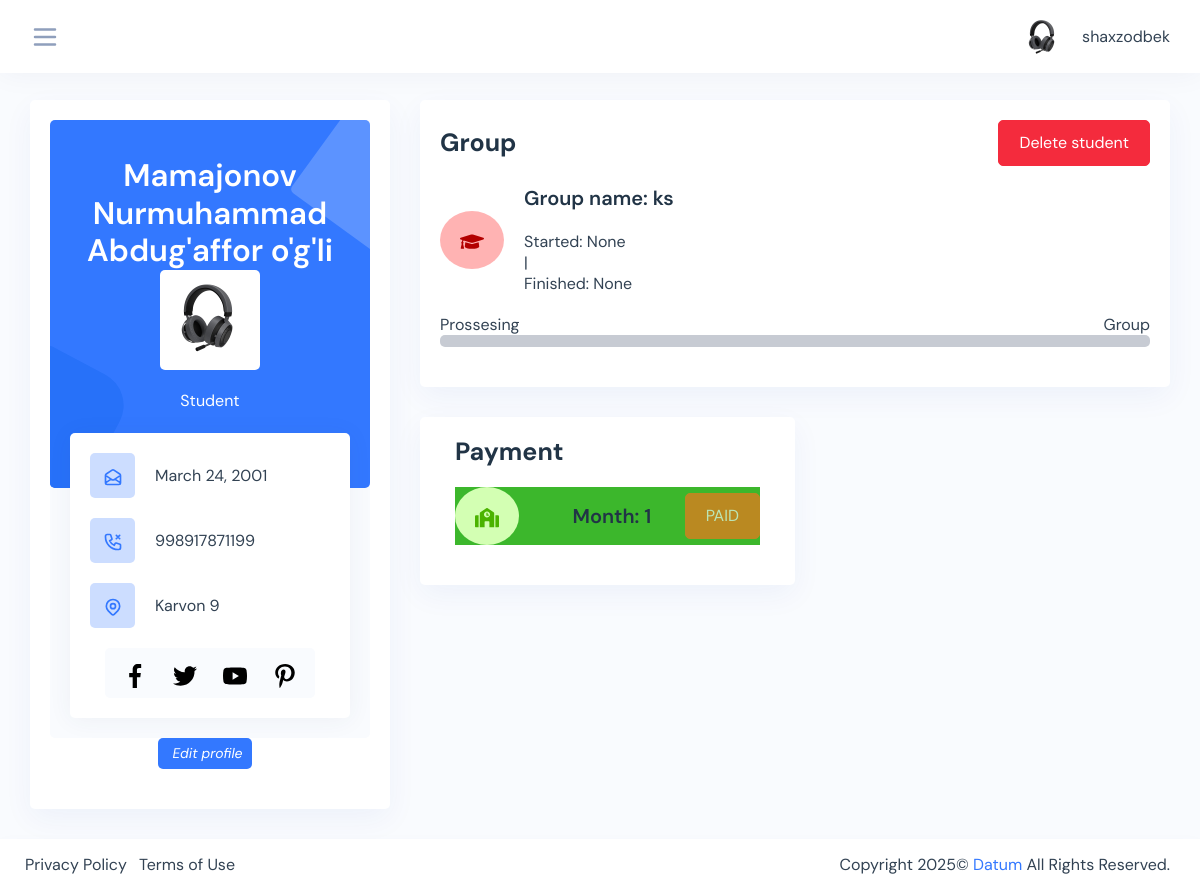
The page /students/student-profile/12/ (signed in) on the database its author committed.
### students/models.py (models this page shows, shortened)
class Student(models.Model):
    CHOISES = (
        ('8:00 - 10:00', '8:00 - 10:00'),
        ('10:00 - 12:00', '10:00 - 12:00'),
        ('12:00 - 14:00', '12:00 - 14:00'),
        ('14:00 - 16:00', '14:00 - 16:00'),
        ('16:00 - 18:00', '16:00 - 18:00'),
    )
    name = models.CharField(max_length=200, blank=True, null=True, verbose_name='Ismi familiya *')
    course = models.ForeignKey(Course, on_delete=models.SET_NULL, blank=True, null=True, verbose_name='Kurs *')
    group = models.ForeignKey(Group, on_delete=models.SET_NULL, blank=True, null=True)
    student_time = models.CharField(max_length=200, choices=CHOISES, blank=True, null=True, verbose_name='Vaqt *')
    passport = models.ImageField(upload_to='passports/', blank=True, null=True, verbose_name='Passpost/metrka')
    address = models.CharField(max_length=200, blank=True, null=True)
    phone = models.IntegerField(default=998, blank=True, null=True, verbose_name='Telefon *')
    birthday = models.DateField(blank=True, null=True, verbose_name='Birthday: 0000-00-00')
    finish = models.BooleanField(default=False, blank=True, null=True)
    id = models.BigAutoField(auto_created=True, primary_key=True, serialize=False, verbose_name='ID')
    created = models.DateTimeField(auto_now_add=True)

class Payment(models.Model):
    student = models.ForeignKey(Student, on_delete=models.CASCADE, blank=True, null=True)
    group = models.ForeignKey(Group, on_delete=models.SET_NULL, blank=True, null=True)
    amount = models.IntegerField(default=0, blank=True, null=True)
    month = models.CharField(max_length=100, blank=True, null=True)
    sale = models.IntegerField(default=0, blank=True, null=True)
    payment_check = models.ImageField(upload_to='payment_cheks/', blank=True, null=True, default=None)
    comment = models.TextField(blank=True, null=True)
    complete = models.BooleanField(default=False, blank=True, null=True)
    id = models.UUIDField(default=uuid.uuid4, primary_key=True, unique=True, editable=False)
    created = models.DateTimeField(auto_now_add=True)
    updated = models.DateTimeField(auto_now=True)
    class Meta:
        ordering = ['month']

### courses/models.py (models this page shows, shortened)
class Group(models.Model):
    CHOISES = (
        ('8:00 - 10:00', '8:00 - 10:00'),
        ('10:00 - 12:00', '10:00 - 12:00'),
        ('12:00 - 14:00', '12:00 - 14:00'),
        ('14:00 - 16:00', '14:00 - 16:00'),
        ('16:00 - 18:00', '16:00 - 18:00'),
    )
    name = models.CharField(max_length=200, blank=True, null=True, unique=True)
    course = models.ForeignKey(Course, on_delete=models.CASCADE, blank=True, null=True)
    room = models.ForeignKey(Room, on_delete=models.CASCADE, blank=True, null=True)
    teacher = models.ForeignKey(Teacher, on_delete=models.CASCADE, blank=True, null=True)
    amount = models.IntegerField(default=200000, blank=True, null=True)
    complete = models.BooleanField(default=False, blank=True, null=True)
    continuity = models.IntegerField(default=1, blank=True, null=True)
    start = models.DateField(auto_created=True, blank=True, null=True)
    finish = models.DateField(auto_created=True, blank=True, null=True)
    room_time = models.CharField(choices=CHOISES, max_length=100,  blank=True, null=True)
    id = models.UUIDField(default=uuid.uuid4, editable=False, primary_key=True, unique=True)
    created = models.DateTimeField(auto_now_add=True)
    updated = models.DateTimeField(auto_now=True)
    def __str__(self):
        return self.name

### students/views.py (the view)
# urls.py: path('student-profile/<str:pk>/', student_profile, name='student_profile'),
@login_required(login_url='login')
def student_profile(request, pk):
    student = Student.objects.get(id=pk)
    groups = student.group
    context = {
        'student': student,
        'groups': groups
    }
    return render(request, 'student-profile.html', context)

### students/templates/student-profile.html (shortened to what this page needs)
{% extends 'base.html' %}
{% load static %}
{% block content %}
<div class="content-page">
    <div class="container-fluid">
        <div class="row">
            <div class="col-lg-4">
                <div class="card card-block p-card">
                    <div class="profile-box">
                        <div class="profile-card rounded">
                            <h3 class="font-600 text-white text-center mb-0">{{student.name}}</h3>
                            <img src="{% static 'assets/images/user/1.jpg' %}" alt="profile-bg"
                                 class="avatar-100 rounded d-block mx-auto img-fluid mb-3">
                            <p class="text-white text-center mb-5">Student</p>
                        </div>
                        <div class="pro-content rounded">
                            <div class="d-flex align-items-center mb-3">
                                <div class="p-icon mr-3">
                                </div>
                                <p class="mb-0 eml">{{student.birthday}}</p>
                            </div>
                            <div class="d-flex align-items-center mb-3">
                                <div class="p-icon mr-3">
                                </div>
                                <p class="mb-0">{{student.phone}}</p>
                            </div>
                            <div class="d-flex align-items-center mb-3">
                                <div class="p-icon mr-3">
                                </div>
                                <p class="mb-0">{{student.address}}</p>
                            </div>
                            <div class="d-flex justify-content-center">
                                <div class="social-ic d-inline-flex rounded">
                                    <a href="#">
                                    </a>
                                    <a href="#">
                                    </a>
                                    <a href="#">
                                    </a>
                                    <a href="#">
                                    </a>
                                </div>
                            </div>
                        </div>
                    </div>
                <div class="text-center table-add float-right mb-3 mr-2">
                    <a href="{% url 'edit_student' pk=student.id %}" class="btn btn-sm bg-primary">
                        <i class="ri-add-fill"><span class="pl-1">Edit profile</span></i>
                    </a>
                </div>
                </div>
            </div>
            <div class="col-lg-8">
                <div class="card card-block">
                    <div class="card-header pb-0">
                        <div class="header-title d-flex align-items-center justify-content-between">
                            <h4 class="card-title">Group</h4>
                            <a class="btn btn-danger" href="{% url 'delete_student' pk=student.id %}">Delete student</a>
                        </div>
                    </div>
                    <div class="card-body">
                        <ul class="list-inline p-0 m-0">
                            <li class="d-flex align-items-center mb-3">
                                <div class="profile-icon iq-icon-box rounded-small bg-danger-light svg-danger text-center">
                                </div>
                                <div class="ml-3">
                                    <h5>
                                        <a href="{% if student.group %} {% url 'group_detail' pk=student.group.id %}{% endif %}">Group
                                            name: {{student.group}}</a>
                                    </h5>
                                    <br>
                                    <p class="mb-0">Started: {% if student.group %} {{student.group.start}} <br> | <br>
                                        Finished:
                                        {{student.group.finish}} {% endif %}</p>
                                </div>
                            </li>
                        </ul>
                        <div class="iq-progress-bar-linear d-inline-block w-100 mb-3">
                            <span>Prossesing</span>
                            <span class="float-right">Group </span>
                            <div class="iq-progress-bar pro-skill">
                            </div>
                        </div>
                    </div>
                </div>
                <div class="col-lg-6 card card-block">
                    <div class="card-header pb-0">
                        <div class="header-title">
                            <h4 class="card-title">Payment</h4>
                        </div>
                    </div>
                    <div class="card-body   ">
                        <ul class="list-inline p-0 m-0">
                            {% for pyment in student.payment_set.all %}
                            <li class="{% if pyment.complete %} bg-success {% else %} bg-danger {% endif %} d-flex align-items-center mb-3 justify-content-between">
                                <div class="profile-icon iq-icon-box rounded-small bg-success-light svg-success text-center">
                                </div>
                                <div class="ml-3 d-flex ">
                                    <h5>Month: {{pyment.month}}</h5>
                                </div>
                                {% if pyment.complete %}
                                <div class="justify-content-right">
                                    <span class="btn btn-orange disabled">PAID</span>
                                </div>
                                {% else %}
                                <div class="justify-content-right">
                                    <a class="btn btn-success" href="{% url 'pay_for_student' pk=pyment.id %}">PAY</a>
                                </div>
                                {% endif %}
                            </li>
                            {% endfor %}
                        </ul>
                    </div>
                </div>
            </div>
        </div>
    </div>
</div>
{% endblock content %}

### templates/nav.html (shortened to what this page needs)
{% load static %}
<div class="iq-top-navbar">
    <div class="iq-navbar-custom">
        <nav class="navbar navbar-expand-lg navbar-light p-0">
            <div class="side-menu-bt-sidebar">
                <svg xmlns="http://www.w3.org/2000/svg" class="text-secondary wrapper-menu" width="30"
                     fill="none" viewBox="0 0 24 24" stroke="currentColor">
                    <path stroke-linecap="round" stroke-linejoin="round" stroke-width="2"
                          d="M4 6h16M4 12h16M4 18h16"/>
                </svg>
            </div>
            <div class="d-flex align-items-center">
                <div class="collapse navbar-collapse" id="navbarSupportedContent">
                    <ul class="navbar-nav ml-auto navbar-list align-items-center">
                        <li class="nav-item nav-icon dropdown">
                            <a href="#" class="nav-item nav-icon dropdown-toggle pr-0 search-toggle"
                               id="dropdownMenuButton" data-toggle="dropdown" aria-haspopup="true"
                               aria-expanded="false">
                                <img src="{% static 'assets/images/user/1.jpg' %}" class="img-fluid avatar-rounded"
                                     alt="user">
                                <span class="mb-0 ml-2 user-name">{{ user.username }}</span>
                            </a>
                        </li>
                    </ul>
                </div>
            </div>
        </nav>
    </div>
</div>

### rows shown on the page
Student: name "Mamajonov Nurmuhammad Abdug'affor o'g'li", birthday "March 24, 2001", phone "998917871199", address "Karvon 9", group "ks", group.start "None", group.finish "None"
Payment: month "1", complete "PAID"

### other values the page prints
{{ user.username }} "shaxzodbek"
